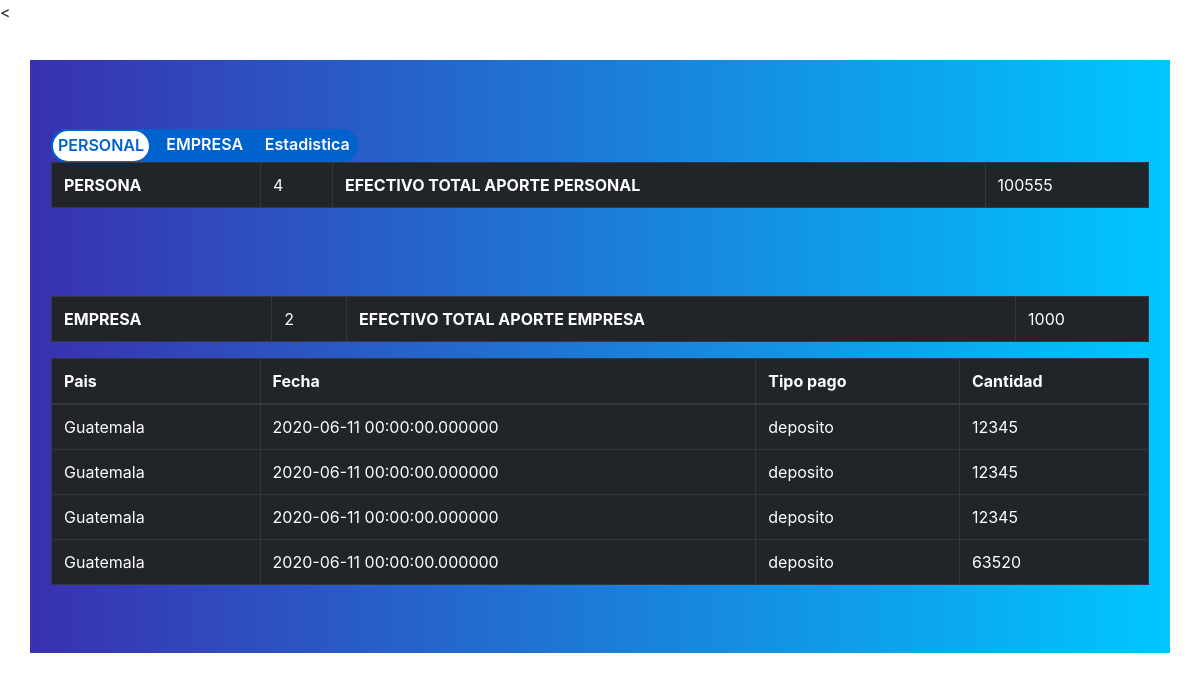
The page /reporte.php on the database its author committed.
### tables this page shows
CREATE TABLE IF NOT EXISTS `covid` (
  `idcovid` int(11) NOT NULL AUTO_INCREMENT,
  `PrimerNombre` varchar(45) NOT NULL,
  `SegundoNombre` varchar(45) DEFAULT NULL,
  `PrimerApellido` varchar(45) NOT NULL,
  `SegundoApellido` varchar(45) NOT NULL,
  `Dpi` varchar(15) DEFAULT NULL,
  `Sexo` varchar(45) NOT NULL,
  `Edad` int(45) NOT NULL,
  `Municipio` varchar(45) NOT NULL,
  `Departamento` varchar(45) NOT NULL,
  `Pais` varchar(45) NOT NULL,
  `Fecha` datetime(6) NOT NULL,
  `Tipopago` varchar(15) DEFAULT NULL,
  `Cantidad` int(10) NOT NULL,
  `Noboleta` int(11) DEFAULT NULL,
  PRIMARY KEY (`idcovid`)
);

### reporte.php (the view, shortened to what this page needs)
<link href="//maxcdn.bootstrapcdn.com/bootstrap/4.1.1/css/bootstrap.min.css" rel="stylesheet" id="bootstrap-css">
<link rel="stylesheet" href="css/style.css">
<?php
include"conexion.php";
?>
<div class="container register">
<form action="" method="POST">
                <div class="row">
                         <ul class="nav nav-tabs nav-justified" id="myTab" role="tablist">
                            <li class="nav-item">
                                <a class="nav-link active" id="home-tab" data-toggle="tab" href="index.php" role="tab" aria-controls="home" aria-selected="true">PERSONAL</a>
                            </li>
                             <li class="nav-item">
                                <a class="nav-link" href="empresa.php" id="profile-tab" data-toggle="tab" href="empresa.php" role="tab" aria-controls="profile" aria-selected="false">EMPRESA</a>
                            </li>
                            <li class="nav-item">
                                <a class="nav-link" href="reporte.php" id="profile-tab" data-toggle="tab" href="reporte.php" role="tab" aria-controls="profile" aria-selected="false" >Estadistica Donantes</a>
                        </ul>
                            <table>
                        <div class="tab-content" id="myTabContent">
                                     <table class="table table-bordered table-dark">
                                       <th scope="col">PERSONA </th>
                                    <?php
                                    $query= mysqli_query($conection,"select count(*) as covidpersonal from covid");
                                    $result=mysqli_num_rows($query);
                                    if($result > 0){
                                        while($data= mysqli_fetch_array($query)){
                                    ?>
                                    <td><?php echo $data["covidpersonal"]; ?></td>
                                       <?php
                                       }
                                    }
                                    ?>
                                       <th scope="col">EFECTIVO TOTAL APORTE PERSONAL</th>
                                    <?php
                                    $query= mysqli_query($conection,"SELECT SUM(Cantidad) AS SUMA FROM covid GROUP by Pais");
                                    $result=mysqli_num_rows($query);
                                    if($result > 0){
                                       while($data= mysqli_fetch_array($query)){
                                    ?>
                                    <td><?php echo $data["SUMA"]; ?></td>
                                       <?php
                                       }
                                    }
                                    ?>
                                     <table class="table table-bordered table-dark">
                                       <th scope="col">EMPRESA</th>
                                    <?php
                                    $query= mysqli_query($conection,"select count(*) as covidempresa from empresa");
                                    $result=mysqli_num_rows($query);
                                    if($result > 0){
                                       while($data= mysqli_fetch_array($query)){
                                    ?>
                                    <td><?php echo $data["covidempresa"]; ?></td>
                                       <?php
                                       }
                                    }
                                    ?>
                                       <th scope="col">EFECTIVO TOTAL APORTE EMPRESA</th>
                                    <?php
                                    $query= mysqli_query($conection,"SELECT SUM(Cantidad) AS SUMA FROM empresa GROUP by Pais");
                                    $result=mysqli_num_rows($query);
                                    if($result > 0){
                                       while($data= mysqli_fetch_array($query)){
                                    ?>
                                    <td><?php echo $data["SUMA"]; ?></td>
                                       <?php
                                       }
                                    }
                                    ?>
                                 <br>
                               </div>
                                    </div>
                                  <h3 class="register-heading">Listado de aporte por fecha</h3>
                        <div class="tab-content" id="myTabContent">
                            <div class="tab-pane fade show active" id="home" role="tabpanel" aria-labelledby="home-tab">
                                 <center>
                                    <br>
                                     <br>
                                      <br>
                                     <table class="table table-bordered table-dark">
                                     <thead >
                                       <tr>
                                        <th scope="col">Pais </th>
                                       <th scope="col">Fecha </th>
                                       <th scope="col">Tipo pago </th>
                                       <th scope="col">Cantidad</th>
                                       </thead>
                                         <tbody>
                                    <?php
                                    $query= mysqli_query($conection,"SELECT *FROM covid");
                                    $result=mysqli_num_rows($query);
                                    if($result > 0){
                                        while($data= mysqli_fetch_array($query)){
                                    ?>
                                    <tr>
                                    <td><?php echo $data["Pais"]; ?></td>
                                    <td><?php echo $data["Fecha"]; ?></td>
                                    <td><?php echo $data["Tipopago"]; ?></td>
                                    <td><?php echo $data["Cantidad"]; ?></td>
                                    </tr>
                                       <?php
                                       }
                                    }
                                    ?>
                                    </table>
                                  </form>
                                </div>

### css/style.css (style rules this page uses)
.register { background: -webkit-linear-gradient(left, #3931af, #00c6ff); margin-top: 3%; padding: 3%; }
.register .nav-tabs { margin-top: 3%; border: none; background: #0062cc; border-radius: 1.5rem; width: 28%; float: right; }
.register .nav-tabs .nav-link { padding: 2%; height: 34px; font-weight: 600; color: #fff; border-top-right-radius: 1.5rem; border-bottom-right-radius: 1.5rem; }
.register .nav-tabs .nav-link.active { width: 100px; color: #0062cc; border: 2px solid #0062cc; border-top-left-radius: 1.5rem; border-bottom-left-radius: 1.5rem; }
.register-heading { text-align: center; margin-top: 8%; margin-bottom: -15%; color: #495057; }

### rows shown on the page
covid: Pais "Guatemala", Fecha "2020-06-11 00:00:00.000000", Tipopago "deposito", Cantidad "12345"
covid: Pais "Guatemala", Fecha "2020-06-11 00:00:00.000000", Tipopago "deposito", Cantidad "12345"
covid: Pais "Guatemala", Fecha "2020-06-11 00:00:00.000000", Tipopago "deposito", Cantidad "12345"
covid: Pais "Guatemala", Fecha "2020-06-11 00:00:00.000000", Tipopago "deposito", Cantidad "63520"

### other values the page prints
$data["covidpersonal"] "4"
$data["SUMA"] "100555"
$data["covidempresa"] "2"
$data["SUMA"] "1000"
